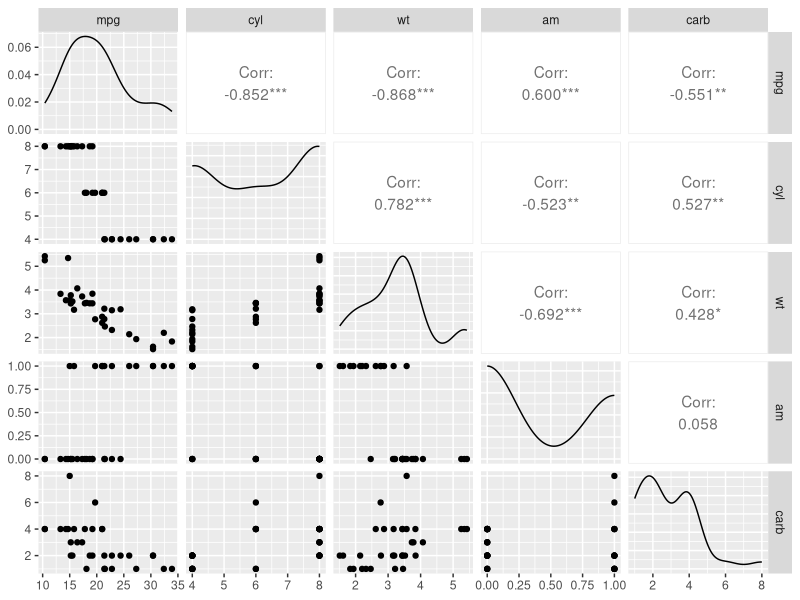

Write the R code that produced this figure.
## ---- chunk 1
knitr::opts_chunk$set(echo = TRUE)
## ---- chunk 2
library(tidyverse)
library(dplyr)
library(ggplot2)
library(reshape2)
library(gridExtra)
library(GGally)

## ---- chunk 3
str(mtcars)
data<-dplyr::select(mtcars,mpg,cyl,wt,am,carb)
ggpairs(data)
## ---- chunk 4
cor(data[c("cyl", "wt", "am","carb")])
## ---- chunk 5
univ.glm <- lm(formula = mpg ~ cyl + wt + am + carb , data = mtcars)
summary(univ.glm)
## ---- chunk 6
car::vif(lm(mpg ~ cyl + wt + am + carb, data=data))
